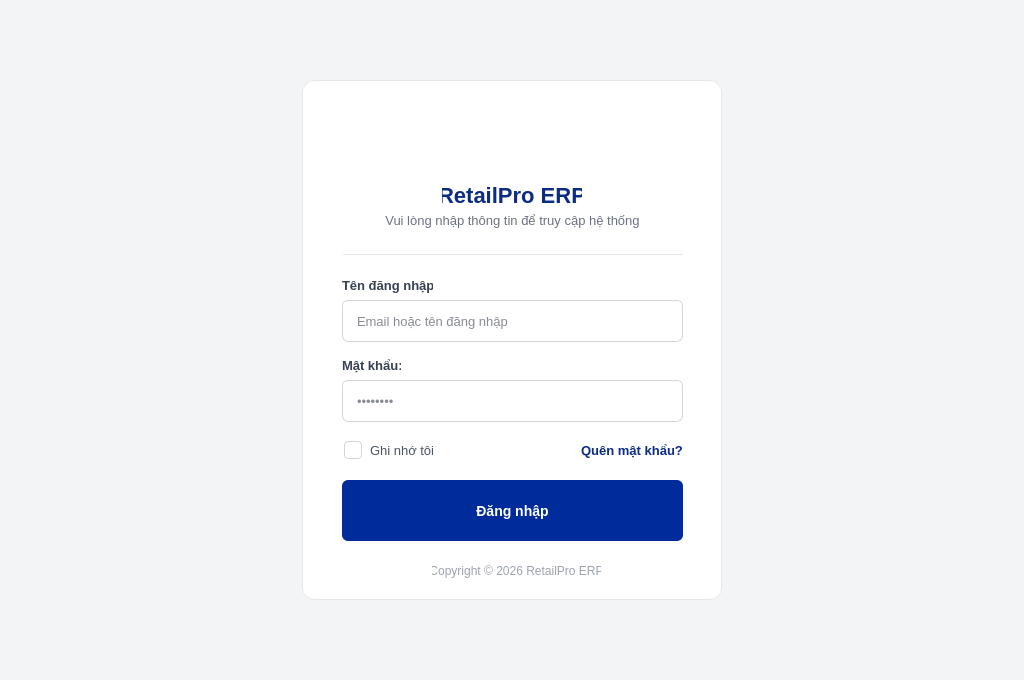
<?xml version="1.0" encoding="UTF-8"?>
<ui version="4.0">
 <class>MainWindow</class>
 <widget class="QMainWindow" name="MainWindow">
  <property name="geometry">
   <rect>
    <x>0</x>
    <y>0</y>
    <width>1024</width>
    <height>680</height>
   </rect>
  </property>
  <property name="windowTitle">
   <string>RetailPro ERP / Đăng nhập</string>
  </property>
  <property name="styleSheet">
   <string notr="true">#centralwidget {
    background-color: #f3f4f6;
    font-family: &quot;Segoe UI&quot;, Arial, sans-serif;
}</string>
  </property>
  <widget class="QWidget" name="centralwidget">
   <layout class="QGridLayout" name="gridLayout">
    <item row="0" column="0">
     <widget class="QFrame" name="login_card">
      <property name="minimumSize">
       <size>
        <width>420</width>
        <height>520</height>
       </size>
      </property>
      <property name="maximumSize">
       <size>
        <width>420</width>
        <height>520</height>
       </size>
      </property>
      <property name="styleSheet">
       <string notr="true">#login_card {
    background-color: #ffffff;
    border-radius: 12px;
    border: 1px solid #e5e7eb;
}

QLabel {
    background-color: transparent;
    border: none;
}

QLineEdit {
    border: 1px solid #d1d5db;
    border-radius: 6px;
    padding: 0px 12px;
    background-color: #ffffff;
    color: #111827;
    font-size: 13px;
    selection-background-color: #0c2b82;
    selection-color: #ffffff;
}

QLineEdit:focus {
    border: 1px solid #0c2b82;
}

/* Nút con mắt ẩn/hiện mật khẩu nằm bên trong ô mật khẩu */
QToolButton {
    border: none;
    background: transparent;
    padding: 0px;
    margin-right: 4px;
}

QCheckBox {
    background-color: transparent;
    color: #4b5563;
    font-size: 13px;
    spacing: 8px;
}

QCheckBox::indicator {
    width: 16px;
    height: 16px;
    border: 1px solid #d1d5db;
    border-radius: 4px;
    background-color: #ffffff;
}

QCheckBox::indicator:hover {
    border-color: #0c2b82;
}

QCheckBox::indicator:checked {
    background-color: #0c2b82;
    border-color: #0c2b82;
    image: url(assets/images/check.png);
}

#pushButton_forgotpassword {
    background-color: transparent;
    border: none;
    color: #0c2b82;
    font-weight: bold;
    font-size: 13px;
}

#pushButton_forgotpassword:hover {
    color: #081d59;
    text-decoration: underline;
}

#pushButton_login {
    background-color: #002b9a;
    color: #ffffff;
    font-weight: bold;
    font-size: 14px;
    border: none;
    border-radius: 6px;
}

#pushButton_login:hover {
    background-color: #00227b;
}

#pushButton_login:pressed {
    background-color: #001857;
}</string>
      </property>
      <property name="frameShape">
       <enum>QFrame::Shape::StyledPanel</enum>
      </property>
      <property name="frameShadow">
       <enum>QFrame::Shadow::Raised</enum>
      </property>
      <widget class="QLabel" name="label_4">
       <property name="geometry">
        <rect>
         <x>140</x>
         <y>10</y>
         <width>140</width>
         <height>100</height>
        </rect>
       </property>
       <property name="minimumSize">
        <size>
         <width>140</width>
         <height>100</height>
        </size>
       </property>
       <property name="maximumSize">
        <size>
         <width>17</width>
         <height>17</height>
        </size>
       </property>
       <property name="styleSheet">
        <string notr="true">background-color: transparent; border: none;</string>
       </property>
       <property name="text">
        <string/>
       </property>
       <property name="pixmap">
        <pixmap>../../assets/images/logo.png</pixmap>
       </property>
       <property name="scaledContents">
        <bool>true</bool>
       </property>
       <property name="alignment">
        <set>Qt::AlignmentFlag::AlignCenter</set>
       </property>
      </widget>
      <widget class="QLabel" name="label_3">
       <property name="geometry">
        <rect>
         <x>140</x>
         <y>100</y>
         <width>140</width>
         <height>30</height>
        </rect>
       </property>
       <property name="styleSheet">
        <string notr="true">color: #0c2b82; font-size: 22px; font-weight: bold;</string>
       </property>
       <property name="text">
        <string>RetailPro ERP</string>
       </property>
       <property name="alignment">
        <set>Qt::AlignmentFlag::AlignCenter</set>
       </property>
      </widget>
      <widget class="QLabel" name="label">
       <property name="geometry">
        <rect>
         <x>10</x>
         <y>130</y>
         <width>401</width>
         <height>21</height>
        </rect>
       </property>
       <property name="styleSheet">
        <string notr="true">color: #6b7280; font-size: 13px;</string>
       </property>
       <property name="text">
        <string>&lt;html&gt;&lt;head/&gt;&lt;body&gt;&lt;p&gt;Vui lòng nhập thông tin để truy cập hệ thống&lt;/p&gt;&lt;/body&gt;&lt;/html&gt;</string>
       </property>
       <property name="alignment">
        <set>Qt::AlignmentFlag::AlignCenter</set>
       </property>
      </widget>
      <widget class="QFrame" name="dividerLine">
       <property name="geometry">
        <rect>
         <x>41</x>
         <y>174</y>
         <width>340</width>
         <height>1</height>
        </rect>
       </property>
       <property name="minimumSize">
        <size>
         <width>0</width>
         <height>1</height>
        </size>
       </property>
       <property name="maximumSize">
        <size>
         <width>16777215</width>
         <height>1</height>
        </size>
       </property>
       <property name="styleSheet">
        <string notr="true">background-color: #e5e7eb; border: none;</string>
       </property>
       <property name="frameShape">
        <enum>QFrame::Shape::HLine</enum>
       </property>
       <property name="frameShadow">
        <enum>QFrame::Shadow::Sunken</enum>
       </property>
      </widget>
      <widget class="QLabel" name="label_5">
       <property name="geometry">
        <rect>
         <x>40</x>
         <y>190</y>
         <width>91</width>
         <height>31</height>
        </rect>
       </property>
       <property name="styleSheet">
        <string notr="true">color: #374151; font-size: 13px; font-weight: 600;</string>
       </property>
       <property name="text">
        <string>Tên đăng nhập:</string>
       </property>
      </widget>
      <widget class="QLineEdit" name="lineEdit_username">
       <property name="geometry">
        <rect>
         <x>40</x>
         <y>220</y>
         <width>341</width>
         <height>42</height>
        </rect>
       </property>
       <property name="minimumSize">
        <size>
         <width>0</width>
         <height>42</height>
        </size>
       </property>
       <property name="placeholderText">
        <string>Email hoặc tên đăng nhập</string>
       </property>
      </widget>
      <widget class="QLabel" name="label_6">
       <property name="geometry">
        <rect>
         <x>40</x>
         <y>270</y>
         <width>59</width>
         <height>31</height>
        </rect>
       </property>
       <property name="styleSheet">
        <string notr="true">color: #374151; font-size: 13px; font-weight: 600;</string>
       </property>
       <property name="text">
        <string>Mật khẩu:</string>
       </property>
      </widget>
      <widget class="QLineEdit" name="lineEdit_passwprd">
       <property name="geometry">
        <rect>
         <x>40</x>
         <y>300</y>
         <width>341</width>
         <height>42</height>
        </rect>
       </property>
       <property name="minimumSize">
        <size>
         <width>0</width>
         <height>42</height>
        </size>
       </property>
       <property name="echoMode">
        <enum>QLineEdit::EchoMode::Password</enum>
       </property>
       <property name="placeholderText">
        <string>••••••••</string>
       </property>
      </widget>
      <widget class="QPushButton" name="pushButton_login">
       <property name="geometry">
        <rect>
         <x>40</x>
         <y>400</y>
         <width>341</width>
         <height>61</height>
        </rect>
       </property>
       <property name="minimumSize">
        <size>
         <width>0</width>
         <height>44</height>
        </size>
       </property>
       <property name="cursor">
        <cursorShape>PointingHandCursor</cursorShape>
       </property>
       <property name="text">
        <string>Đăng nhập</string>
       </property>
      </widget>
      <widget class="QLabel" name="lblCopyright">
       <property name="geometry">
        <rect>
         <x>130</x>
         <y>470</y>
         <width>169</width>
         <height>41</height>
        </rect>
       </property>
       <property name="styleSheet">
        <string notr="true">color: #9ca3af; font-size: 12px;</string>
       </property>
       <property name="text">
        <string>Copyright © 2026 RetailPro ERP</string>
       </property>
       <property name="alignment">
        <set>Qt::AlignmentFlag::AlignCenter</set>
       </property>
      </widget>
      <widget class="QWidget" name="layoutWidget">
       <property name="geometry">
        <rect>
         <x>40</x>
         <y>350</y>
         <width>341</width>
         <height>41</height>
        </rect>
       </property>
       <layout class="QHBoxLayout" name="horizontalLayout_3">
        <property name="leftMargin">
         <number>2</number>
        </property>
        <item>
         <widget class="QCheckBox" name="checkBox">
          <property name="cursor">
           <cursorShape>PointingHandCursor</cursorShape>
          </property>
          <property name="text">
           <string>Ghi nhớ tôi</string>
          </property>
         </widget>
        </item>
        <item>
         <spacer name="horizontalSpacer">
          <property name="orientation">
           <enum>Qt::Orientation::Horizontal</enum>
          </property>
          <property name="sizeHint" stdset="0">
           <size>
            <width>40</width>
            <height>20</height>
           </size>
          </property>
         </spacer>
        </item>
        <item>
         <widget class="QPushButton" name="pushButton_forgotpassword">
          <property name="cursor">
           <cursorShape>PointingHandCursor</cursorShape>
          </property>
          <property name="text">
           <string>Quên mật khẩu?</string>
          </property>
         </widget>
        </item>
       </layout>
      </widget>
     </widget>
    </item>
   </layout>
  </widget>
 </widget>
 <resources/>
 <connections/>
</ui>
